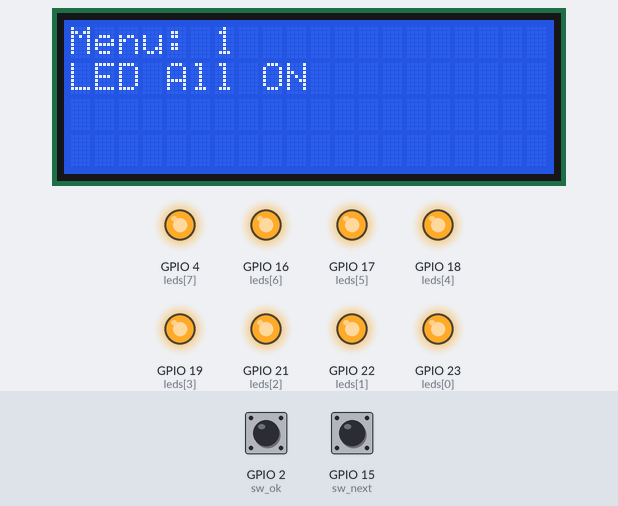
A program run on a simulated ESP32. On the bench: 20×4 character LCD, output pins drawn as LEDs (lit = HIGH). Dashed ring = blinking. Inputs (shaded band) come from the test bench; at power-on: GPIO 15 (sw_next) HIGH, GPIO 2 (sw_ok) HIGH.

Above: at 1.2 s.
1.3 s: GPIO 15 (sw_next) pulled LOW for 0.25 s
At 2.6 s:
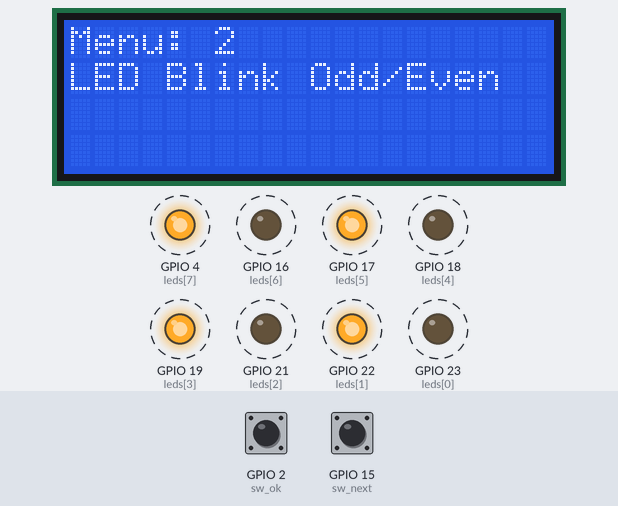
4.5 s: GPIO 15 (sw_next) pulled LOW for 1 s
At 5.58 s:
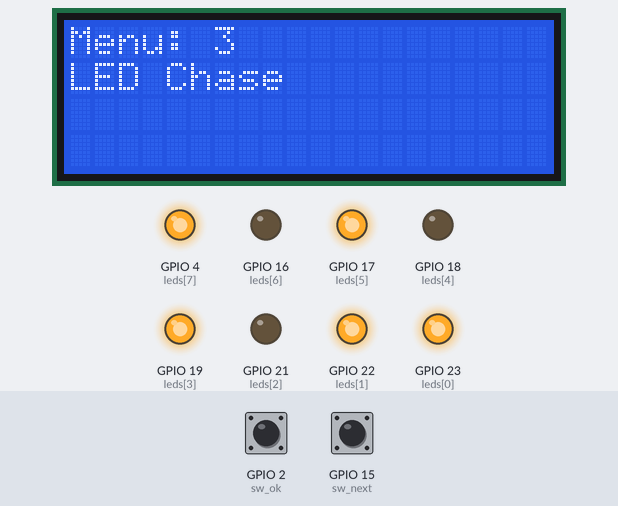
7.5 s: GPIO 15 (sw_next) pulled LOW for 3.2 s
At 10.1 s:
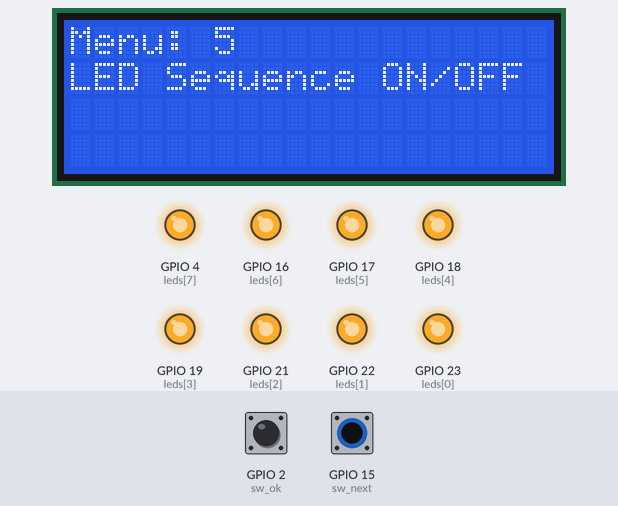
12.2 s: GPIO 15 (sw_next) pulled LOW for 1 s
At 13.7 s:
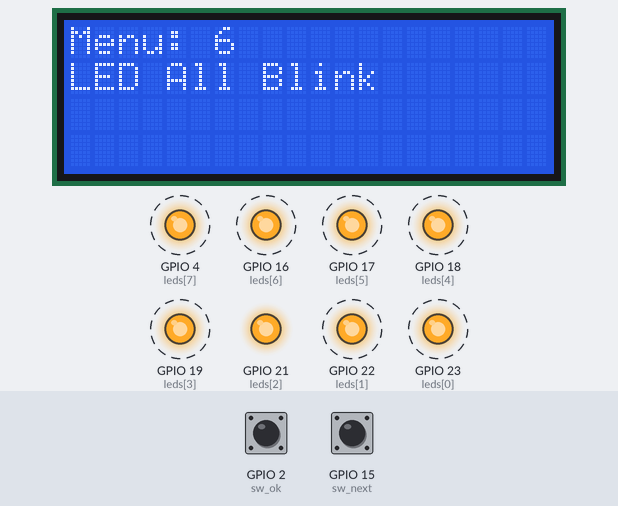
Timing chart, 0 to 15.8 s (numbered marks = the images above; inputs shaded):
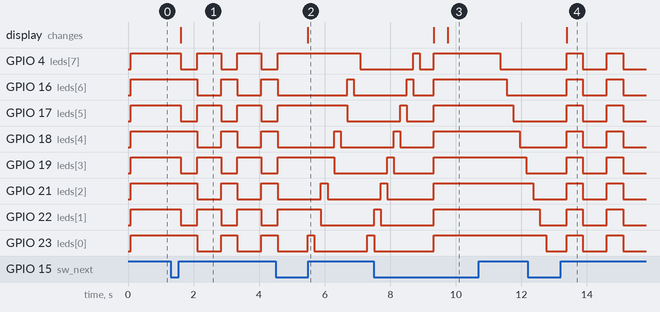

Measured:
- after the input at 1.3 s, GPIO 4 (leds[7]): alternates HIGH for 0.73 s and LOW for 0.50 s, starting after 0.31 s; GPIO 16 (leds[6]): alternates HIGH for 0.50 s and LOW for 0.73 s, starting after 0.81 s
- after the input at 4.5 s, the display: changes after 0.99 s (image 2)
- after the input at 7.5 s, GPIO 22 (leds[1]): goes on until 9.3 s, then stays HIGH; the display: first changes after 1.8 s (image 3 shows a later state)
- after the input at 12.2 s, the display: changes after 1.2 s (image 4)

The program:

main.cpp
```cpp
// Library version:1.1.5
// Example of picking custom I2C pins on ESP32

#include <Arduino.h>
#include <LiquidCrystal_I2C.h>

#define I2C_SDA 21
#define I2C_SCL 22

LiquidCrystal_I2C lcd(0x27, 20, 4); // ตั้งค่าที่อยู่ของ LCD

// กำหนดขาเชื่อมต่อ
int leds[8] = {23, 22, 21, 19, 18, 17, 16, 4};  // LED 8 หลอด
int sw_next = 15; // ปุ่ม Next
int sw_ok = 2;    // ปุ่ม OK

int menu = 0;

void setup() {
  lcd.init(I2C_SDA, I2C_SCL); // กำหนดขา SDA และ SCL
  lcd.backlight();  // เปิดไฟแบ็คไลท์ของ LCD

  // กำหนดขา LED เป็น OUTPUT
  for (int i = 0; i < 8; i++) {
    pinMode(leds[i], OUTPUT);
    digitalWrite(leds[i], LOW);  // เริ่มต้นด้วยการปิด LED
  }

  pinMode(sw_next, INPUT_PULLUP); // กำหนดปุ่ม Next เป็น INPUT_PULLUP
  pinMode(sw_ok, INPUT_PULLUP);   // กำหนดปุ่ม OK เป็น INPUT_PULLUP
}

void loop() {
  int status_next = digitalRead(sw_next); // อ่านสถานะปุ่ม Next

  if (status_next == LOW) {  // ถ้ากดปุ่ม Next
    menu++;
    if (menu > 5) {  // เมื่อถึงเมนูสุดท้ายให้กลับไปที่เมนูแรก
      menu = 0;
    }
    delay(200);  // หน่วงเวลา
  }

  // แสดงเมนูที่เลือกบน LCD
  lcd.clear();  // ล้างหน้าจอก่อน
  lcd.setCursor(0, 0);
  lcd.print("Menu: ");
  lcd.print(menu + 1);  // แสดงหมายเลขเมนูที่เลือก

  switch (menu) {
    case 0:
      // เมนู 1: LED ทั้ง 8 หลอดเปิดพร้อมกัน
      lcd.setCursor(0, 1);
      lcd.print("LED All ON");
      for (int i = 0; i < 8; i++) {
        digitalWrite(leds[i], HIGH);  // เปิด LED ทั้ง 8 หลอด
      }
      break;

    case 1:
      // เมนู 2: LED กระพริบสลับกัน (คู่-คี่)
      lcd.setCursor(0, 1);
      lcd.print("LED Blink Odd/Even");
      for (int i = 0; i < 8; i++) {
        if (i % 2 == 0) {
          digitalWrite(leds[i], HIGH);  // เปิด LED คู่
        } else {
          digitalWrite(leds[i], LOW);   // ปิด LED คี่
        }
      }
      delay(500);
      for (int i = 0; i < 8; i++) {
        if (i % 2 == 0) {
          digitalWrite(leds[i], LOW);   // ปิด LED คู่
        } else {
          digitalWrite(leds[i], HIGH);  // เปิด LED คี่
        }
      }
      delay(500);
      break;

    case 2:
      // เมนู 3: LED สว่างทีละหลอดวนไปเรื่อย ๆ
      lcd.setCursor(0, 1);
      lcd.print("LED Chase");
      for (int i = 0; i < 8; i++) {
        digitalWrite(leds[i], HIGH);  // เปิด LED ทีละหลอด
        delay(200);
        digitalWrite(leds[i], LOW);   // ปิด LED
      }
      break;

    case 3:
      // เมนู 4: LED ติดเป็นคู่ (2 หลอดในเวลาเดียวกัน)
      lcd.setCursor(0, 1);
      lcd.print("LED Pair ON");
      for (int i = 0; i < 8; i += 2) {
        digitalWrite(leds[i], HIGH);   // เปิด LED คู่
        digitalWrite(leds[i + 1], HIGH);
      }
      break;

    case 4:
      // เมนู 5: LED สว่างเรียงลําดับจากหลอดแรกถึงหลอดสุดท้ายและดับกลับทีละหลอด
      lcd.setCursor(0, 1);
      lcd.print("LED Sequence ON/OFF");
      for (int i = 0; i < 8; i++) {
        digitalWrite(leds[i], HIGH);  // เปิด LED ตามลำดับ
        delay(200);
      }
      for (int i = 7; i >= 0; i--) {
        digitalWrite(leds[i], LOW);   // ปิด LED ตามลำดับ
        delay(200);
      }
      break;

    case 5:
      // เมนู 6: LED กระพริบทั้งหมดพร้อมกัน
      lcd.setCursor(0, 1);
      lcd.print("LED All Blink");
      for (int i = 0; i < 8; i++) {
        digitalWrite(leds[i], HIGH);  // เปิด LED ทั้งหมด
      }
      delay(500);
      for (int i = 0; i < 8; i++) {
        digitalWrite(leds[i], LOW);   // ปิด LED ทั้งหมด
      }
      delay(500);
      break;
  }

  // ตรวจสอบการกดปุ่ม OK เพื่อยืนยันการเลือกเมนู
  int status_ok = digitalRead(sw_ok);
  if (status_ok == LOW) {
    // เมื่อกดปุ่ม OK สามารถทำอะไรเพิ่มเติมได้ (ในกรณีนี้ไม่ทำอะไร)
    delay(200);  // หน่วงเวลา
  }

  delay(200);  // หน่วงเวลา
}
```
